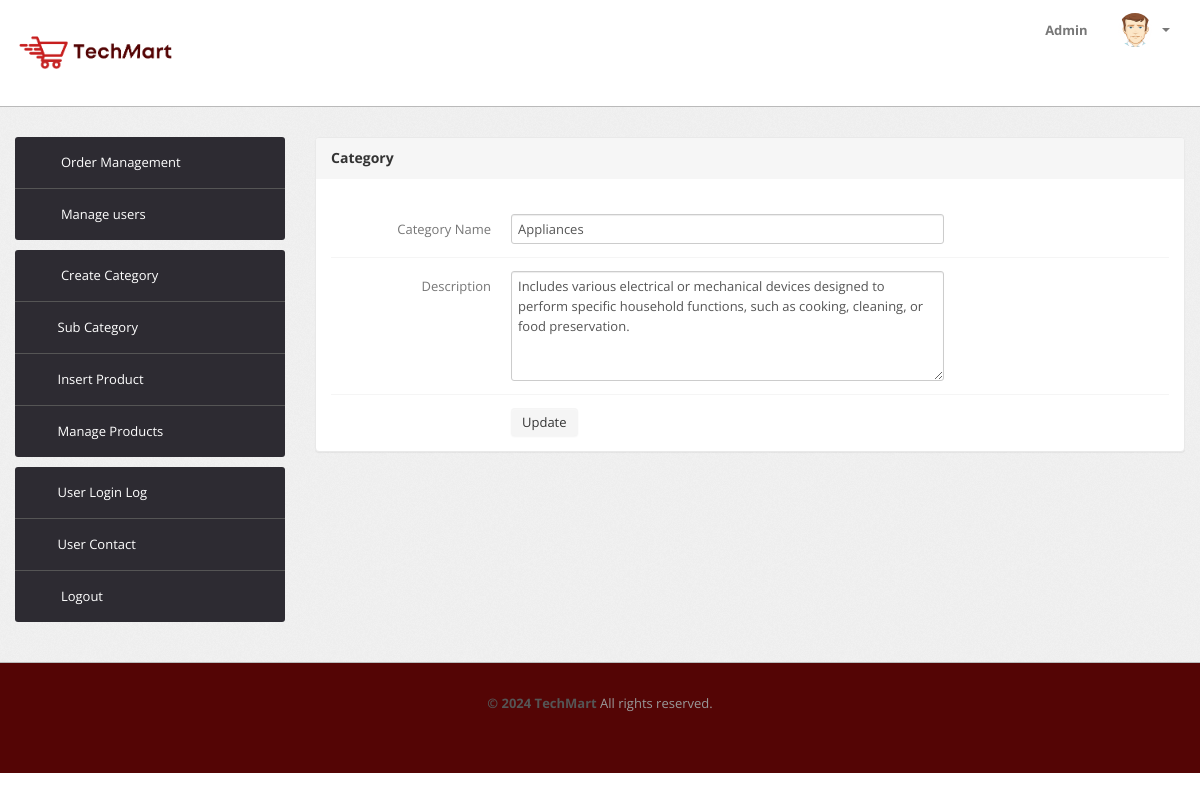
Page /admin/edit-category.php?id=8 (signed in) on the committed database.
### tables this page shows
CREATE TABLE `category` (
  `id` int(11) NOT NULL,
  `categoryName` varchar(255) DEFAULT NULL,
  `categoryDescription` longtext DEFAULT NULL,
  `creationDate` timestamp NOT NULL DEFAULT current_timestamp(),
  `updationDate` varchar(255) DEFAULT NULL
);

### admin/edit-category.php (the view, shortened to what this page needs)
<?php
include('include/config.php');
if(strlen($_SESSION['alogin'])==0)
	{
header('location:index.php');
}
else{
?>
<!DOCTYPE html>
<html lang="en">
<head>
	<link type="text/css" href="bootstrap/css/bootstrap.min.css" rel="stylesheet">
	<link type="text/css" href="bootstrap/css/bootstrap-responsive.min.css" rel="stylesheet">
	<link type="text/css" href="css/theme.css" rel="stylesheet">
	<link type="text/css" href="images/icons/css/font-awesome.css" rel="stylesheet">
</head>
<body>
<?php include('include/header.php');?>
	<div class="wrapper">
		<div class="container">
			<div class="row">
<?php include('include/sidebar.php');?>
			<div class="span9">
					<div class="content">
						<div class="module">
							<div class="module-head">
								<h3>Category</h3>
							</div>
							<div class="module-body">
									<br />
			<form class="form-horizontal row-fluid" name="Category" method="post" >
<?php
$id=intval($_GET['id']);
$query=mysqli_query($con,"select * from category where id='$id'");
while($row=mysqli_fetch_array($query))
{
?>
<div class="control-group">
<label class="control-label" for="basicinput">Category Name</label>
<div class="controls">
<input type="text" placeholder="Enter category Name"  name="category" value="<?php echo  htmlentities($row['categoryName']);?>" class="span8 tip" required>
</div>
</div>
<div class="control-group">
											<label class="control-label" for="basicinput">Description</label>
											<div class="controls">
												<textarea class="span8" name="description" rows="5"><?php echo  htmlentities($row['categoryDescription']);?></textarea>
											</div>
										</div>
									<?php } ?>
	<div class="control-group">
											<div class="controls">
												<button type="submit" name="submit" class="btn">Update</button>
											</div>
										</div>
									</form>
							</div>
						</div>
					</div>
				</div>
			</div>
		</div>
	</div>
<?php include('include/footer.php');?>
</body>
<?php } ?>

### admin/css/theme.css (style rules this page uses)
body { font-size: 13px; font-family: 'Open Sans', Arial, sans-serif; background: #fff; color: #777 }
h1, h2, h3, h4, h5, h6 { color: #333; margin-top: 0 }
h3 { font-size: 20px }
.wrapper { background: url(../images/bg.png) #eee; border-bottom: 1px solid #bbb; -webkit-box-shadow: 0 1px 2px rgba(0,0,0,0.1); -moz-box-shadow: 0 1px 2px rgba(0,0,0,0.1); box-shadow: 0 1px 2px rgba(0,0,0,0.1); padding: 30px 0 }
form { margin: 0 }
select, textarea, input[type="text"], input[type="password"], input[type="datetime"], input[type="datetime-local"], input[type="date"], input[type="month"], input[type="time"], input[type="week"], input[type="number"], input[type="email"], input[type="url"], input[type="search"], input[type="tel"], input[type="color"], .uneditable-input, label, input, button, select, textarea { -webkit-border-radius: 3px; -moz-border-radius: 3px; border-radius: 3px; font-size: 13px; font-family: 'Open Sans', Tahoma, Arial, sans-serif }
.module { background: #fff; -webkit-border-radius: 3px; -moz-border-radius: 3px; border-radius: 3px; border: 1px solid #ccc; border-bottom-color: #bbb; -webkit-box-shadow: 0 0 1px rgba(0,0,0,0.2); -moz-box-shadow: 0 0 1px rgba(0,0,0,0.2); box-shadow: 0 0 1px rgba(0,0,0,0.2); margin-bottom: 30px }
.form-horizontal .control-group, .form-vertical .control-group { margin-bottom: 0 }
.form-horizontal .control-group+.control-group, .form-vertical .control-group+.control-group { margin-top: 13px; padding-top: 13px; border-top: 1px solid #f5f5f5 }
.btn, .btn-box { -webkit-border-radius: 3px; -moz-border-radius: 3px; border-radius: 3px }
.btn { font-size: 13px; font-weight: 600 }
.btn { display: inline-block; margin-bottom: 0; font-weight: 400; text-align: center; vertical-align: middle; cursor: pointer; background-image: none; border: 1px solid transparent; white-space: nowrap; padding: 4px 10px; font-size: 13px; line-height: 1.42857; border-radius: 4px; -webkit-user-select: none; -moz-user-select: none; -ms-user-select: none; user-select: none }
.module { box-shadow: 0 0 3px rgba(0,0,0,.1); border-color: #e9e9e9; margin-bottom: 20px; background-color: #fff; border-radius: 4px; -webkit-box-shadow: 0 1px 1px rgba(0,0,0,.05); box-shadow: 0 1px 1px rgba(0,0,0,.05); }
.module-head { color: #767676; background-color: #f6f6f6; border-color: #e9e9e9; padding: 10px 15px; border-bottom: 1px solid transparent; border-top-right-radius: 3px; border-top-left-radius: 3px; }
.module-head h3 { font-size: 14px; line-height: 20px; height: 20px; margin: 0 }
.module-body { padding: 15px }

### rows in the picture
category: category "Appliances", description "Includes various electrical or mechanical devices designed to perform specific household functions, such as cooking, cleaning, or food preservation."
